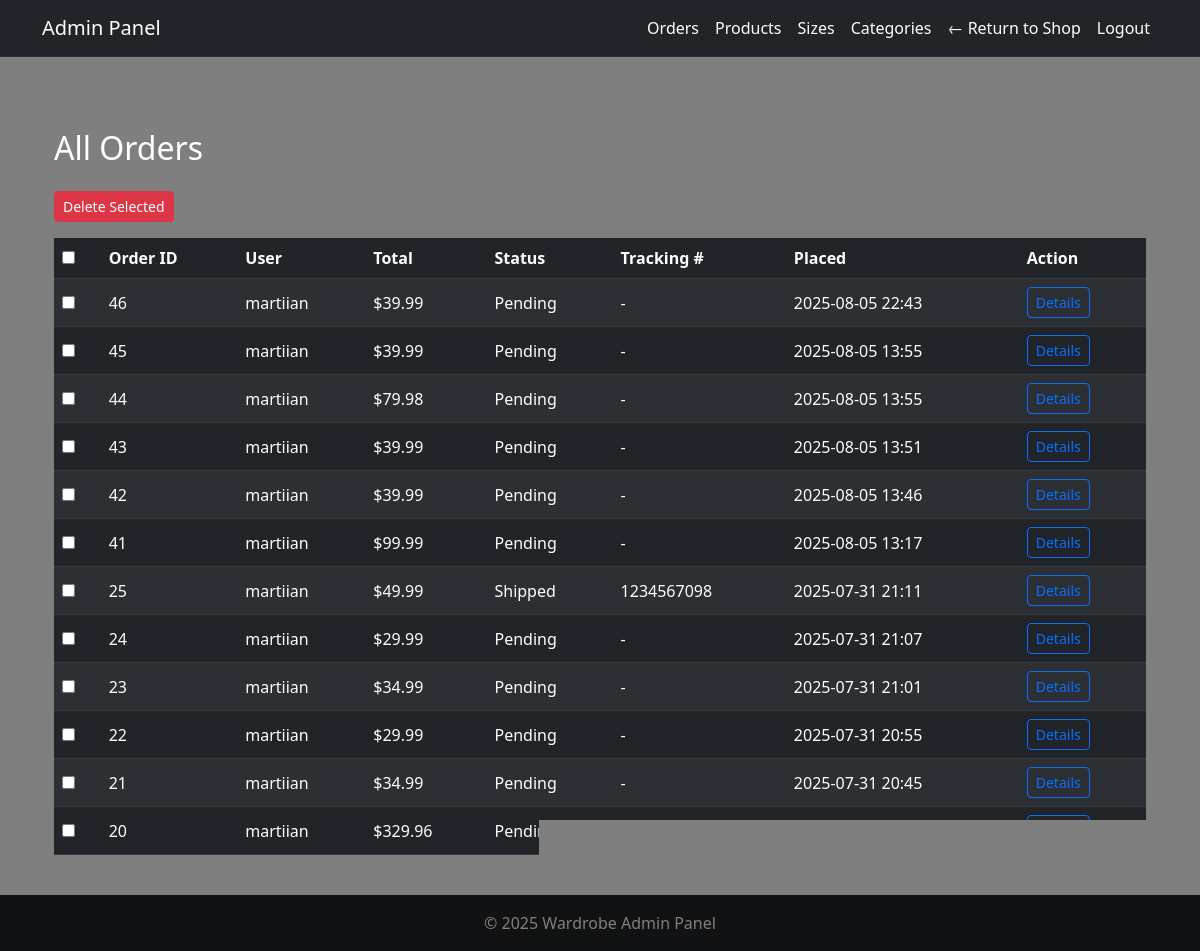
/adminpanel/orders/ (signed in), run on the app's committed database.
### orders/models.py (models this page shows, shortened)
class Order(models.Model):
    PAYMENT_METHOD_CHOICES = [
        ('card', 'Card'),
        ('paypal', 'PayPal'),
    ]
    TRACKING_STATUS_CHOICES = [
        ('Pending', 'Pending'),
        ('Processing', 'Processing'),
        ('Shipped', 'Shipped'),
        ('Delivered', 'Delivered'),
    ]
    DELIVERY_THRESHOLD = Decimal('50.00')
    DELIVERY_FEE = Decimal('5.00')
    user = models.ForeignKey(
        User,
        on_delete=models.CASCADE,
        null=True,
        blank=True
    )
    full_name = models.CharField(max_length=100)
    email = models.EmailField()
    guest_token = models.UUIDField(
        default=uuid.uuid4,
        editable=False,
        null=True,
        blank=True
    )
    address = models.CharField(max_length=255)
    city = models.CharField(max_length=100)
    postal_code = models.CharField(max_length=20)
    country = models.CharField(max_length=100)
    payment_method = models.CharField(
        max_length=50,
        choices=PAYMENT_METHOD_CHOICES,
        default='card',
    )
    total_price = models.DecimalField(max_digits=10, decimal_places=2)
    created_at = models.DateTimeField(auto_now_add=True)
    is_completed = models.BooleanField(default=False)
    tracking_number = models.CharField(
        max_length=100,
        blank=True,
        null=True
    )
    status = models.CharField(
        max_length=20,
        choices=TRACKING_STATUS_CHOICES,
        default='Pending'
    )

### adminpanel/views.py (the view)
# urls.py: path('orders/', views.order_list, name='admin_order_list'),
@login_required
@user_passes_test(admin_required)
def order_list(request):
    orders = Order.objects.all().order_by('-created_at')
    return render(request, 'adminpanel/order_list.html', {
        'orders': orders
    })

### adminpanel/views.py (called while the page is built)
def admin_required(user):
    return user.is_staff or user.is_superuser

### cart/cart.py (called while the page is built)
    def _load_cart_data(self):
        cart = self.session.get(settings.CART_SESSION_ID, {})
        return cart if isinstance(cart, dict) else {}

    def __len__(self):
        return sum(item.get('quantity', 0) for item in self.cart.values())

### cart/context_processors.py (called while the page is built)
def cart_context(request):
    cart = Cart(request)
    return {
        'cart': cart,
        'cart_item_count': len(cart),
    }

### wardrobeapp/context_processors.py (called while the page is built)
def stripe_public_key(request):
    return {
        'STRIPE_PUBLIC_KEY': settings.STRIPE_PUBLIC_KEY
    }

### adminpanel/templates/adminpanel/order_list.html (shortened to what this page needs)
{% extends 'adminpanel/base.html' %}
{% block content %}
<div class="container mt-5">
  <h2 class="mb-4">All Orders</h2>
  <form method="post" action="{% url 'adminpanel:admin_bulk_delete_orders' %}">
    <div class="mb-3">
      <button type="submit" class="btn btn-danger btn-sm" onclick="return confirm('Are you sure you want to delete selected orders?');">
        Delete Selected
      </button>
    </div>
    <table class="table table-striped table-dark align-middle">
      <thead>
        <tr>
          <th><input type="checkbox" id="select-all"></th>
          <th>Order ID</th>
          <th>User</th>
          <th>Total</th>
          <th>Status</th>
          <th>Tracking #</th>
          <th>Placed</th>
          <th>Action</th>
        </tr>
      </thead>
      <tbody>
        {% for order in orders %}
        <tr>
          <td><input type="checkbox" name="order_ids" value="{{ order.id }}"></td>
          <td>{{ order.id }}</td>
          <td>{{ order.user.username }}</td>
          <td>${{ order.total_price }}</td>
          <td>{{ order.status }}</td>
          <td>{{ order.tracking_number|default:"-" }}</td>
          <td>{{ order.created_at|date:"Y-m-d H:i" }}</td>
          <td>
            <a href="{% url 'adminpanel:admin_order_detail' order.id %}" class="btn btn-sm btn-outline-primary">Details</a>
          </td>
        </tr>
        {% endfor %}
      </tbody>
    </table>
  </form>
</div>
{% endblock %}

### wardrobeapp/static/css/style.css (style rules this page uses)
html, body { margin: 0; padding: 0; height: 100%; width: 100%; font-family: 'Segoe UI', 'Roboto', 'Helvetica Neue', Arial, sans-serif; color: #fff; background: url('https://images.unsplash.com/photo-1489987707025-afc232f7ea0f?q=80&w=1170&auto=format&fit=crop&ixlib=rb-4.1.0') no-repeat center center fixed; background-size: cover; overflow-x: hidden; }
body::before { content: ''; position: fixed; inset: 0; background: rgba(0, 0, 0, 0.5); z-index: 0; }
main, .container, .card, form, section, .row { position: relative; z-index: 1; }

### data on the page
Order: id "46", user.username "martiian", total_price "39.99", status "Pending", tracking_number "-", created_at "2025-08-05 22:43"
Order: id "45", user.username "martiian", total_price "39.99", status "Pending", tracking_number "-", created_at "2025-08-05 13:55"
Order: id "44", user.username "martiian", total_price "79.98", status "Pending", tracking_number "-", created_at "2025-08-05 13:55"
Order: id "43", user.username "martiian", total_price "39.99", status "Pending", tracking_number "-", created_at "2025-08-05 13:51"
Order: id "42", user.username "martiian", total_price "39.99", status "Pending", tracking_number "-", created_at "2025-08-05 13:46"
Order: id "41", user.username "martiian", total_price "99.99", status "Pending", tracking_number "-", created_at "2025-08-05 13:17"
Order: id "25", user.username "martiian", total_price "49.99", status "Shipped", tracking_number "1234567098", created_at "2025-07-31 21:11"
Order: id "24", user.username "martiian", total_price "29.99", status "Pending", tracking_number "-", created_at "2025-07-31 21:07"
Order: id "23", user.username "martiian", total_price "34.99", status "Pending", tracking_number "-", created_at "2025-07-31 21:01"
Order: id "22", user.username "martiian", total_price "29.99", status "Pending", tracking_number "-", created_at "2025-07-31 20:55"
Order: id "21", user.username "martiian", total_price "34.99", status "Pending", tracking_number "-", created_at "2025-07-31 20:45"
Order: id "20", user.username "martiian", total_price "329.96", status "Pending", tracking_number "-", created_at "2025-07-31 20:31"
